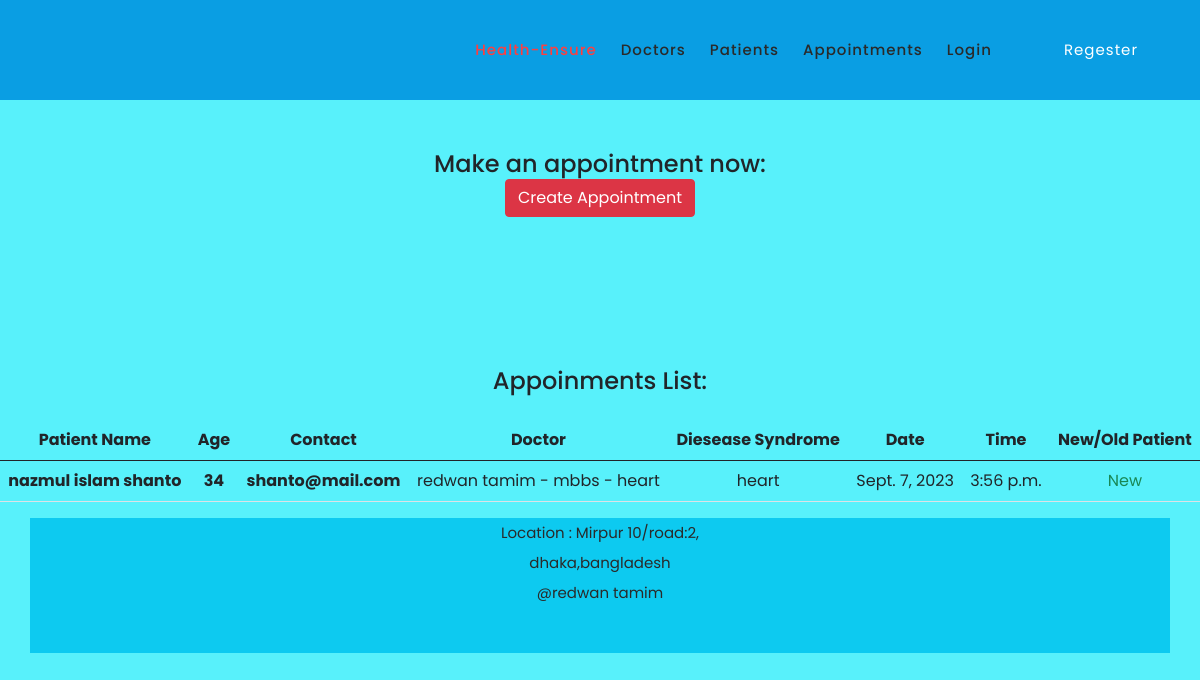
The page /patients/appointments/ on the database its author committed.
### patients/models.py (models this page shows, shortened)
class AppointmentModel(models.Model):
    patient_name = models.CharField(max_length=255)
    patient_contact = models.CharField(max_length=255)
    patient_age = models.IntegerField()
    doctor = models.ForeignKey(DoctorModel, on_delete=models.CASCADE, related_name='appointment')
    date = models.DateField()
    time = models.TimeField()
    disease_syndrome = models.CharField(max_length=255, null=True, blank=True)
    is_new = models.BooleanField(default=True)
    appointment_time = models.DateTimeField(auto_now_add=True)

### doctors/models.py (models this page shows)
class DoctorModel(models.Model):
    doctor_id = models.AutoField(primary_key=True)
    account = models.ForeignKey(Account, on_delete=models.CASCADE, related_name='doctor', null=True, blank=True)
    designation = models.CharField(max_length=255)
    speciality = models.CharField(max_length=255)
    experience = models.CharField(max_length=255)
    date_joined = models.DateTimeField(auto_now_add=True)
    APPOINTMENT_DAYS_CHOICES = [
        ('monday', 'Monday'),
        ('tuesday', 'Tuesday'),
        ('wednesday', 'Wednesday'),
        ('thursday', 'Thursday'),
        ('friday', 'Friday'),
        ('saturday', 'Saturday'),
        ('sunday', 'Sunday'),
    ]
    appointment_available_days = models.CharField(max_length=100, choices=APPOINTMENT_DAYS_CHOICES, blank=True, null=True)
    def __str__(self):
        return str(self.account.first_name + " " + self.account.last_name + ' - ' + self.designation + ' - ' + self.speciality)

### accounts/models.py (models this page shows, shortened)
class Account(AbstractBaseUser):
    first_name      = models.CharField(max_length=50)
    last_name       = models.CharField(max_length=50)
    username        = models.CharField(max_length=50, unique=True)
    email           = models.EmailField(max_length=100, unique=True)
    phone_number    = models.CharField(max_length=50)
    date_joined     = models.DateTimeField(auto_now_add=True)
    last_login      = models.DateTimeField(auto_now=True)
    is_admin        = models.BooleanField(default=False)
    is_staff        = models.BooleanField(default=False)
    is_active       = models.BooleanField(default=False)
    is_superadmin   = models.BooleanField(default=False)
    USERNAME_FIELD = 'email'
    REQUIRED_FIELDS = ['username', 'first_name', 'last_name']
    objects = MyAccountManager()

### patients/views.py (the view)
# urls.py: path('appointments/',views.appointments, name='appointments' ),
def appointments(request):
    appointments = AppointmentModel.objects.all().order_by('-appointment_time')
    return render(request, 'appoinments.html', {'appointments': appointments})

### patients/templates/appoinments.html
{% extends "base.html" %}
{% block content %}
    <div style="margin-top:150px;">
      <div style="text-align:center;">
        <h4>Make an appointment now:</h4>
        <a class="btn btn-danger" href="{% url 'create_appointment' %}"> Create Appointment </a>
      </div>
    <div class="doctor-list" style="margin-top:150px; text-align:center;">
        <h4  style="text-align:center;">Appoinments List:</h4> <br>
<table class="table table-hover p-5" style="padding:20px;text-align:center;">
  <thead>
    <tr>
      <th scope="col">Patient Name</th>
      <th scope="col">Age</th>
      <th scope="col">Contact</th>
      <th scope="col">Doctor</th>
      <th scope="col">Diesease Syndrome</th>
      <th scope="col">Date</th>
      <th scope="col">Time</th>
      <th scope="col">New/Old Patient</th>
    </tr>
  </thead>
  <tbody>
    {% for appointment in appointments %}
    <tr>
      <th scope="row">{{appointment.patient_name}}</th>
      <th scope="row">{{appointment.patient_age}}</th>
      <th scope="row">{{appointment.patient_contact}}</th>
      <td>{{appointment.doctor}}</td>
      <td>{{appointment.disease_syndrome}}</td>
      <td>{{appointment.date}}</td>
      <td>{{appointment.time}}</td>
        {% if appointment.is_new %}
        <td class="text-success">New</td>
        {% else %}
        <td class="text-danger">Old</td>
        {% endif %}
    </tr>
    {% endfor %}
  </tbody>
</table>
    </div>
    </div>
{% endblock %}

### static/assets/css/templatemo-space-dynamic.css (style rules this page uses)
html, body, div, span, applet, object, iframe, h1, h2, h3, h4, h5, h6, p, blockquote, div pre, a, abbr, acronym, address, big, cite, code, del, dfn, em, font, img, ins, kbd, q, s, samp, small, strike, strong, sub, sup, tt, var, b, u, i, center, dl, dt, dd, ol, ul, li, figure, header, nav, section, article, aside, footer, figcaption { margin: 0; padding: 0; border: 0; outline: 0; }
* { box-sizing: border-box; }
html, body { font-family: 'Poppins', sans-serif; font-weight: 400; background-color: #7ee9f5; -ms-text-size-adjust: 100%; -webkit-font-smoothing: antialiased; -moz-osx-font-smoothing: grayscale; }
a { text-decoration: none !important; }
h1, h2, h3, h4, h5, h6 { margin-top: 0px; margin-bottom: 0px; }
html, body { background: #58f1fb; font-family: 'Poppins', sans-serif; }

### rows shown on the page
AppointmentModel: patient_name "nazmul islam shanto", patient_age "34", patient_contact "shanto@mail.com", doctor "redwan tamim - mbbs - heart", disease_syndrome "heart", date "Sept. 7, 2023", time "3:56 p.m.", is_new "New"
